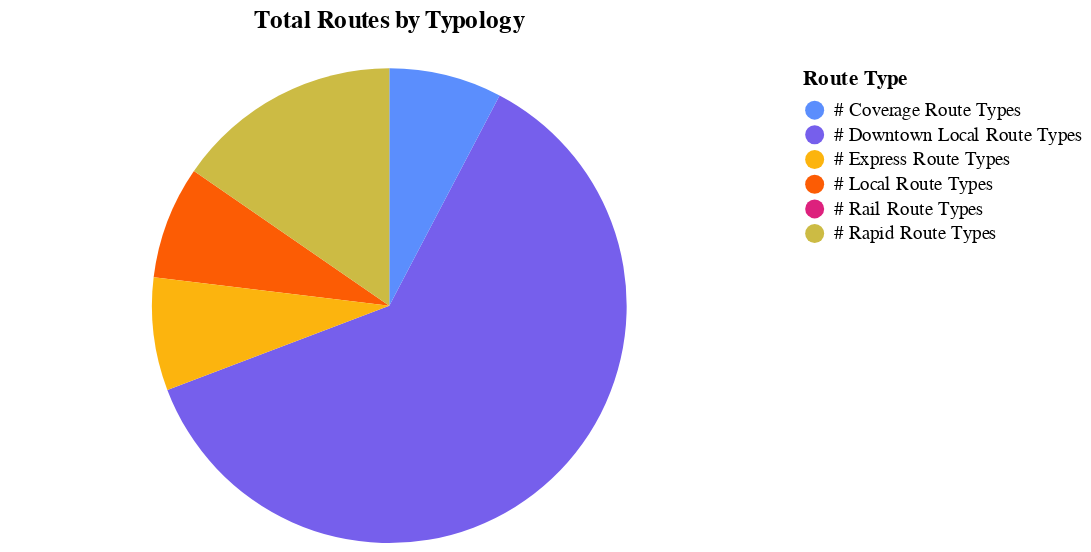

The code cell stored with this chart in its notebook:
### Code cell
try:
    route_typology_df = section1.route_typology(operator_profiles)
    display(
        section1.basic_pie_chart(
            route_typology_df,
            "route_type",
            "total_routes",
            readable_dict["route_typology"]["title"],
            readable_dict["route_typology"]["subtitle"],
        )
    )

except:
    display(
        Markdown(f"""{organization_name} doesn't have route typology data available.""")
    )

### Figure 1 — Vega-Lite specification as saved in the notebook (floating-point values rounded to 4 significant figures)
{"config": {"view": {"continuousWidth": 300, "continuousHeight": 300}}, "data": {"name": "data-c8e068171d2c6d40f2421f9c5aad66d0"}, "mark": {"type": "arc"}, "encoding": {"color": {"field": "route_type", "scale": {"range": ["#5b8efd", "#765fec", "#fcb40e", "#fc5c04", "#dd217d", "#ccbb44"]}, "title": "Route Type", "type": "nominal"}, "theta": {"field": "total_routes", "type": "quantitative"}, "tooltip": [{"field": "route_type", "type": "nominal"}, {"field": "total_routes", "type": "quantitative"}]}, "height": 250, "title": {"text": ["Total Routes by Typology"], "subtitle": [""]}, "width": 400, "$schema": "https://vega.github.io/schema/vega-lite/v5.17.0.json", "datasets": {"data-c8e068171d2c6d40f2421f9c5aad66d0": [{"route_type": "# Downtown Local Route Types", "total_routes": 8.0}, {"route_type": "# Local Route Types", "total_routes": 1.0}, {"route_type": "# Coverage Route Types", "total_routes": 1.0}, {"route_type": "# Rapid Route Types", "total_routes": 2.0}, {"route_type": "# Express Route Types", "total_routes": 1.0}, {"route_type": "# Rail Route Types", "total_routes": 0.0}]}}
